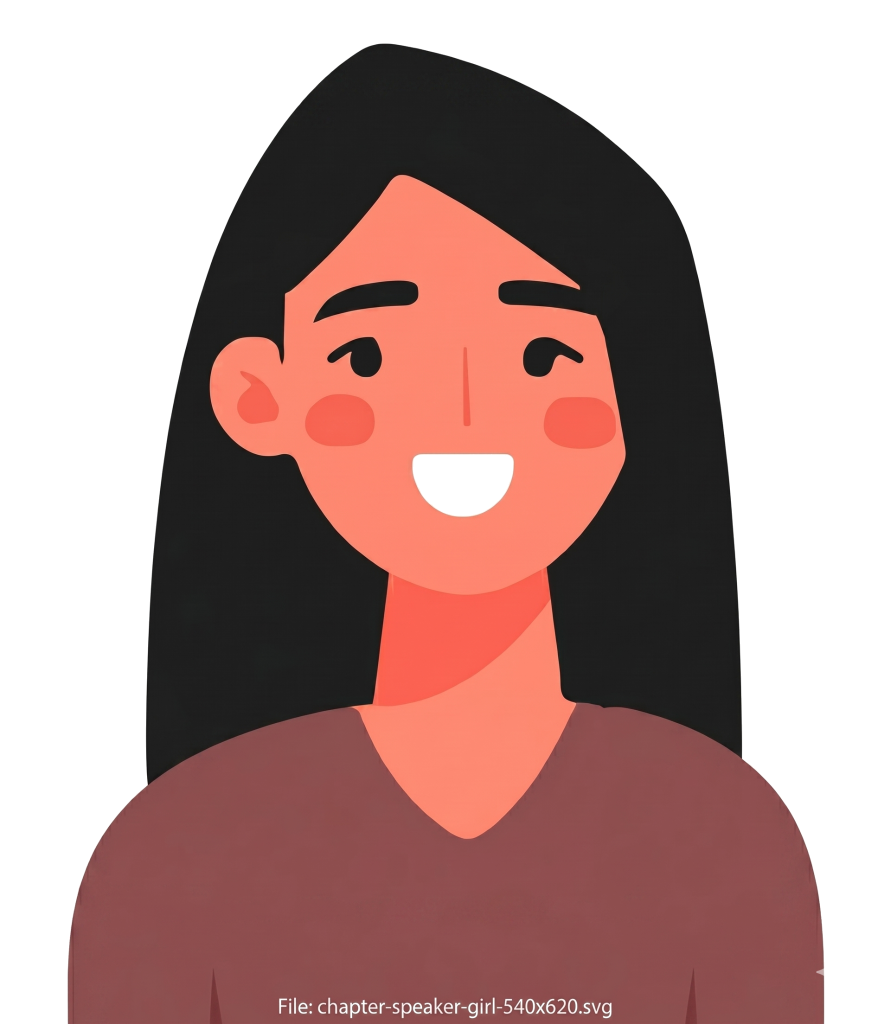
#> input picture docz/layouts/images/chapter-speaker-girl-transparent.png, 1781 x 2048 px (shown at 1/2 size)
$ python -i character-cutout.py   (imports and definitions only)
#> lines starting #> are read from the running program, lines starting #| are printed output that depends on the picture; after the words box and inside, x2 and y2 are one past the last pixel; in counts of white or black regions, pixels touching at a corner belong together
#> further down, picture is the input picture: PIL image 1781x2048 RGBA; mean R, G, B, A 179.8, 147.9, 144.1, 150.2
"""Remove a baked-in (painted) checkerboard background from character art.

Background pixels are low-saturation and connected to the top/left/right
edges; the character's outlines stop the fill, so interior whites (shirt,
hair highlights) survive. The bottom edge is not seeded because bust
portraits are cropped through the torso there.
"""
import numpy as np
from PIL import Image, ImageFilter
from scipy import ndimage


def _local_std(val: np.ndarray, size: int = 5) -> np.ndarray:
    """Fast local standard deviation via box filters."""
    v = val.astype(np.float32)
    mean = ndimage.uniform_filter(v, size)
    mean_sq = ndimage.uniform_filter(v * v, size)
    return np.sqrt(np.maximum(mean_sq - mean * mean, 0))


def remove_checker(img: Image.Image, max_sat=24, min_val=110, pockets=False) -> Image.Image:
    """`pockets`: also clear enclosed checker pockets (needed for the fairy art;
    harmful on art with striped/textured whites such as the hero's shirt)."""
#> called with max_sat = 24, min_val = 110, pockets = False
    rgba = img.convert("RGBA")
    a = np.asarray(rgba).astype(np.int16)
    rgb = a[..., :3]
    sat = rgb.max(-1) - rgb.min(-1)
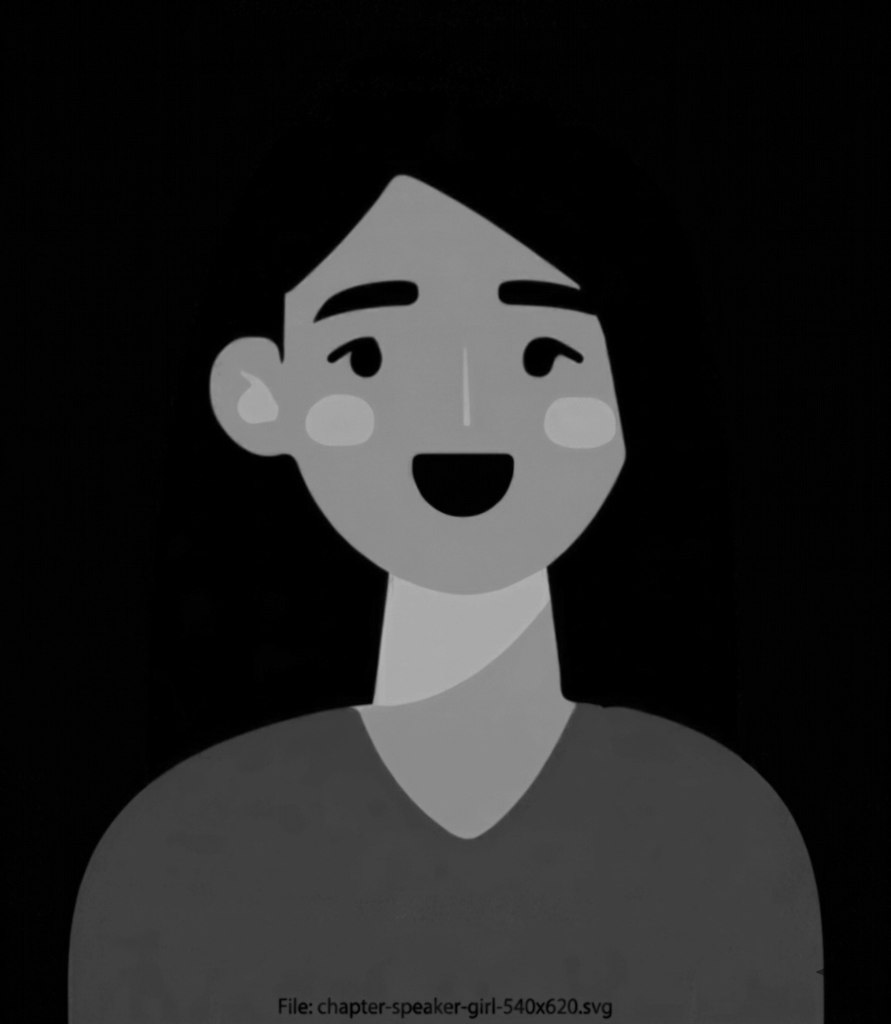
#> sat: shape (2048, 1781) int16 (shown at 1/2 size); min 0, max 180, mean 36.1
    val = rgb.mean(-1)
    candidate = (sat <= max_sat) & (val >= min_val)
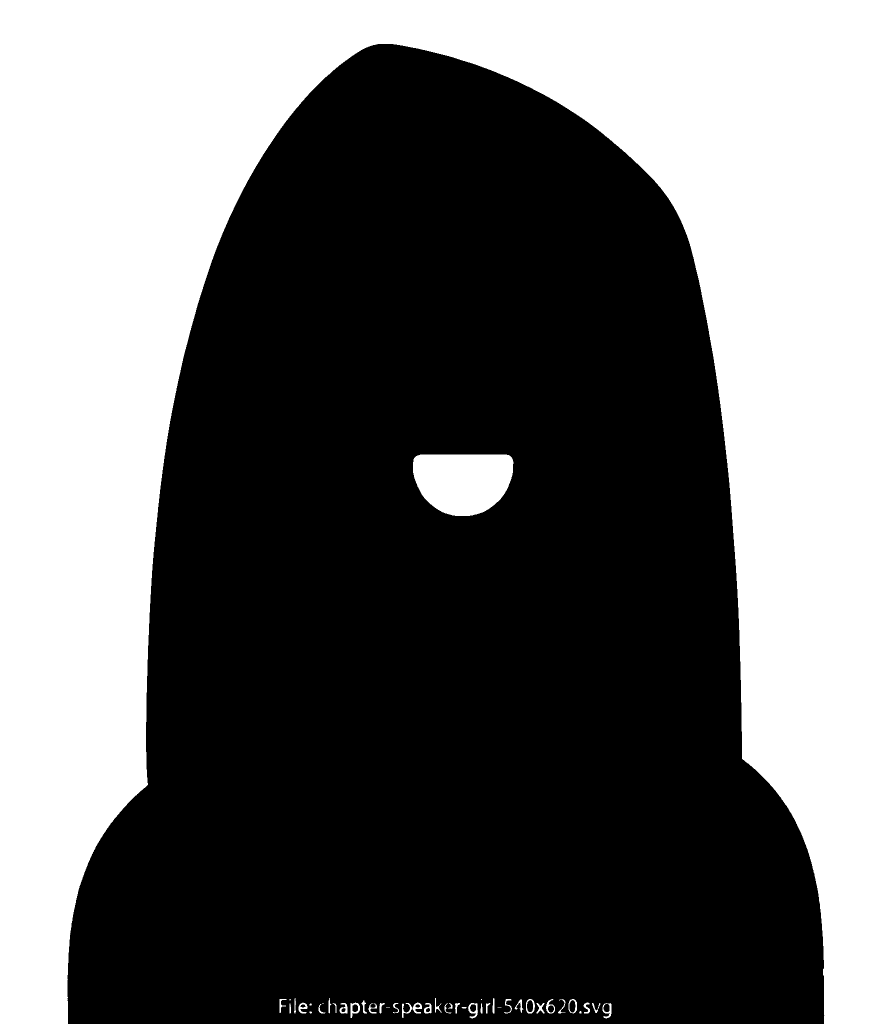
#> candidate: shape (2048, 1781) bool (shown at 1/2 size); 41.3% white; 45 white regions (8 under 20 px), largest, box (x1, y1, x2, y2) and area: (0, 0, 1781, 2048) 1481278, (826, 909, 1027, 1032) 20260, (936, 2006, 956, 2037) 264
    # Close 1px gaps in the checker texture (JPEG-ish noise) before labelling.
    candidate = ndimage.binary_closing(candidate, iterations=1, border_value=1) & (val >= min_val - 10)
#> candidate: shape (2048, 1781) bool; 41.3% white; 45 white regions (8 under 20 px), largest, box (x1, y1, x2, y2) and area: (0, 0, 1781, 2048) 1481281, (826, 909, 1027, 1032) 20260, (936, 2006, 956, 2037) 266
    labels, _ = ndimage.label(candidate)
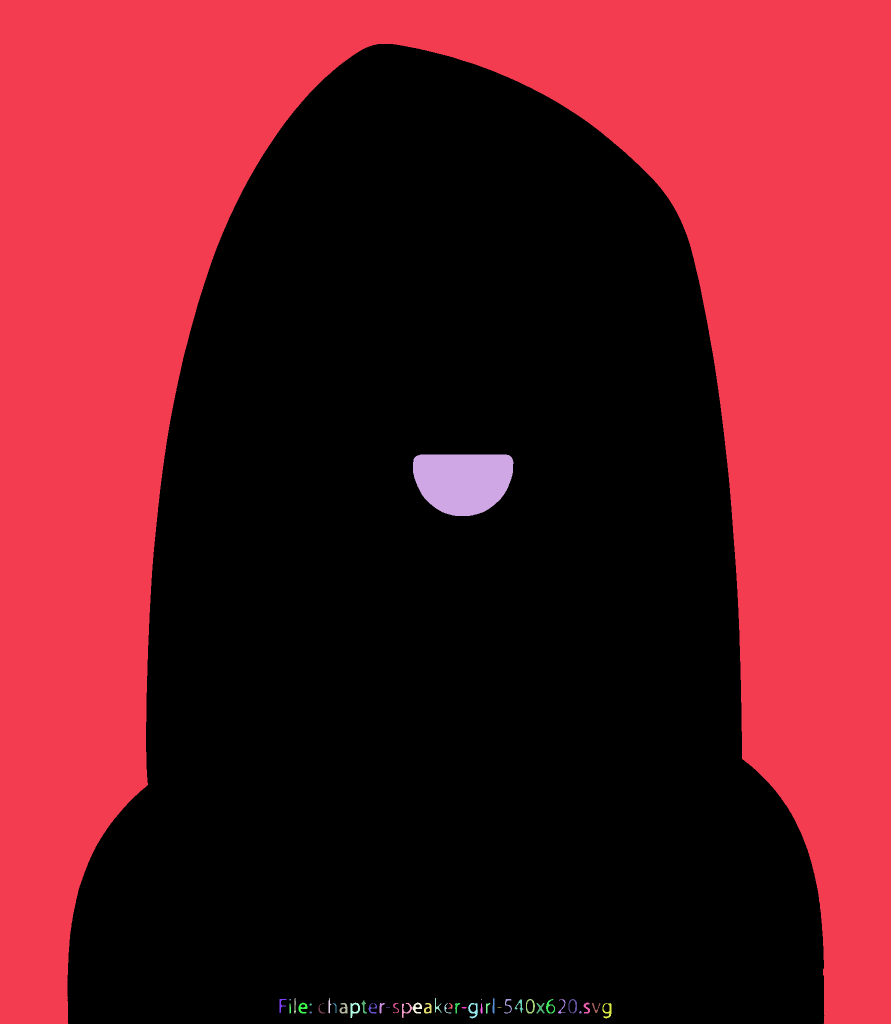
#> labels: shape (2048, 1781) int32 (shown at 1/2 size); 46 distinct labels, from 0 to 45; one colour per label, 0 black
    h, w = candidate.shape
#> h = 2048; w = 1781
    edge = np.concatenate([labels[0, :], labels[:, 0], labels[:, w - 1]])
#> edge = 5877 values from 1 to 1
    bg_ids = np.unique(edge[edge > 0])
#> bg_ids = [1]
    bg = np.isin(labels, bg_ids)
#> bg: shape (2048, 1781) bool; 40.6% white; 1 white region, box (x1, y1, x2, y2) and area: (0, 0, 1781, 2048) 1481281
    # Enclosed pockets (e.g. between hair and neck) can't be reached from the
    # edges. Only drop a pocket when it is made almost entirely of the
    # checker's two exact tones (sampled from this image's own top edge) —
    # faces and line art never are.
    band = val[: max(8, h // 40)].ravel()
    hist, edges = np.histogram(band, bins=32, range=(0, 256))
#> hist = 32 values from 0 to 90831; edges = 33 values from 0 to 256
    order = np.argsort(hist)[::-1]
#> order = 32 values, max 31 at index 0, min 0 at index 31, mean 15.5
    tone_a = (edges[order[0]] + edges[order[0] + 1]) / 2
#> tone_a = 252
    tone_b = next((edges[i] + edges[i + 1]) / 2 for i in order[1:] if abs((edges[i] + edges[i + 1]) / 2 - tone_a) > 20)
#> tone_b = 228
    if pockets:
        # Pockets hold a smaller, blurred checker (values spread ~130–215), so
        # match "rough mid-grey": unsaturated, darker than the white art, and
        # textured. White hair is lighter, its shading is smooth, and eyes/lines
        # are saturated or dark — none of them pass.
        rough = _local_std(val) > 12
        pocket_px = (sat <= 40) & (val >= 120) & (val <= 222) & rough
        pockets = ndimage.binary_closing(pocket_px, iterations=1)
        # Line art is thin (1–3 px); pockets are solid blobs. Opening removes
        # anything thinner than ~8 px, so outlines survive.
        pockets = ndimage.binary_opening(pockets, iterations=3)
        p_labels, p_count = ndimage.label(pockets)
        sizes = ndimage.sum(np.ones_like(val), p_labels, index=np.arange(1, p_count + 1))
        fill = ndimage.mean(pocket_px.astype(np.float32), p_labels, index=np.arange(1, p_count + 1))
        # Pocket blobs (thin line art already excluded by the opening) are added
        # as-is — no dilation, so the outline beside the outer background stays.
        # The big outer region is already handled by the edge fill; re-adding it
        # would take the outline next to it. Small blobs touching it (e.g. the
        # hole inside a hair curl, partly reached by the fill) are pockets.
        touches_bg = ndimage.maximum(bg.astype(np.uint8), p_labels, index=np.arange(1, p_count + 1))
        keep = [
            i + 1
            for i in range(p_count)
            if sizes[i] >= 60 and fill[i] > 0.6 and (not touches_bg[i] or sizes[i] < 20000)
        ]
        if keep:
            bg |= np.isin(p_labels, keep)
    # Also take the bottom-row corners if they connect to the side regions
    # (already covered by side seeds). Soften the cut edge by 1px.
    alpha = np.where(bg, 0, 255).astype(np.uint8)
    alpha_img = Image.fromarray(alpha).filter(ImageFilter.MinFilter(3)).filter(ImageFilter.GaussianBlur(0.8))
    out = rgba.copy()
    existing = np.asarray(rgba.getchannel("A"))
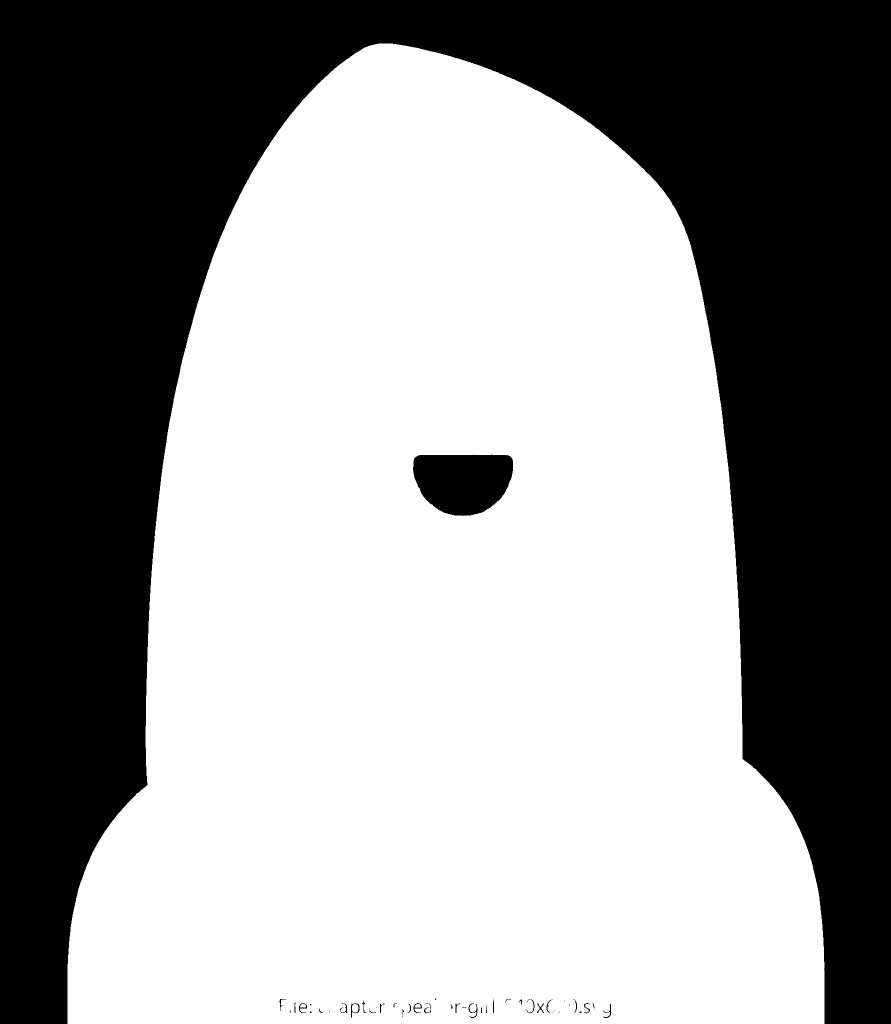
#> existing: shape (2048, 1781) (shown at 1/2 size); 58.9% white; 59 black regions (36 under 20 px), largest, box (x1, y1, x2, y2) and area: (0, 0, 1781, 2048) 1476887, (826, 909, 1026, 1032) 19831, (937, 2007, 955, 2036) 129
    out.putalpha(Image.fromarray(np.minimum(np.asarray(alpha_img), existing)))
    return out

>>> from PIL import Image
>>> picture = Image.open('../../docz/layouts/images/chapter-speaker-girl-transparent.png')
>>> result = remove_checker(picture)
